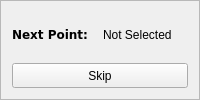
        <widget class="QFrame" name="frame_flow_controls">
          <property name="visible">
            <bool>false</bool>
          </property>
          <property name="styleSheet">
            <string>QFrame#frame_flow_controls { border: 2px solid red; border-radius: 4px; padding: 4px; }</string>
          </property>
          <property name="frameShape">
            <enum>QFrame::StyledPanel</enum>
          </property>
          <layout class="QVBoxLayout" name="verticalLayout_flow_controls">
            <item>
              <layout class="QHBoxLayout" name="horizontalLayout_nextpoint">
                <item>
                  <widget class="QLabel" name="label_next_point_title">
                    <property name="font">
                      <font>
                        <family>DejaVu Sans,Arial</family>
                        <weight>75</weight>
                        <bold>true</bold>
                      </font>
                    </property>
                    <property name="text">
                      <string>Next Point:</string>
                    </property>
                  </widget>
                </item>
                <item>
                  <widget class="QLabel" name="label_flow_status">
                    <property name="text">
                      <string>Not Selected</string>
                    </property>
                    <property name="minimumSize">
                      <size>
                        <width>30</width>
                        <height>20</height>
                      </size>
                    </property>
                  </widget>
                </item>
              </layout>
            </item>
            <item>
              <widget class="QPushButton" name="button_skip_label">
                <property name="text">
                  <string>Skip</string>
                </property>
                <property name="minimumSize">
                  <size>
                    <width>60</width>
                    <height>25</height>
                  </size>
                </property>
              </widget>
            </item>
          </layout>
        </widget>
